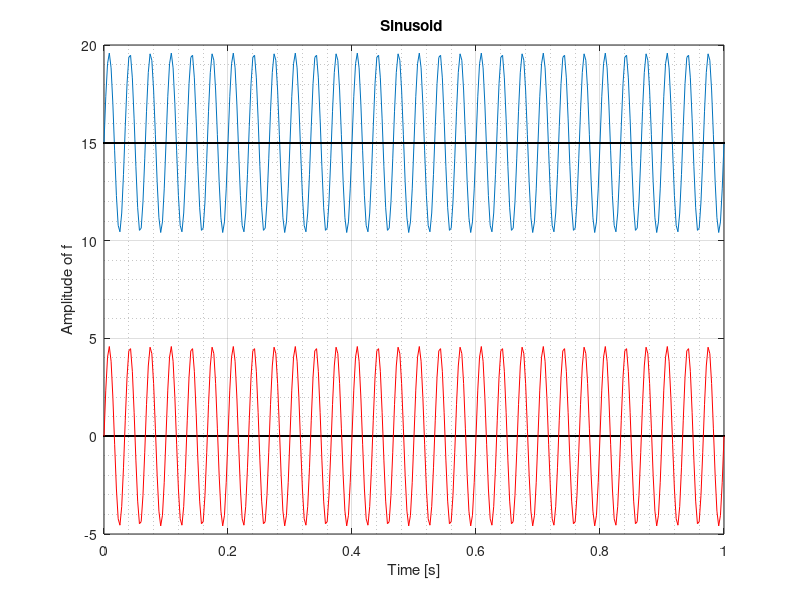
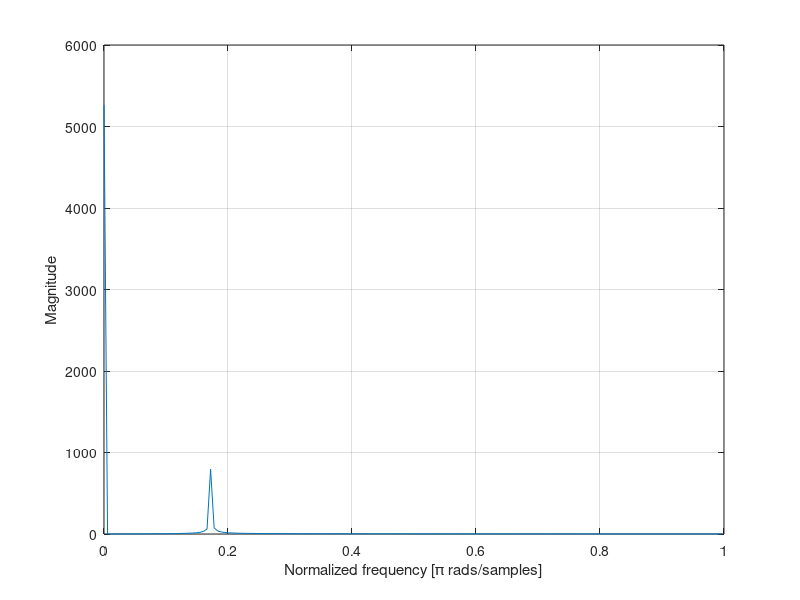
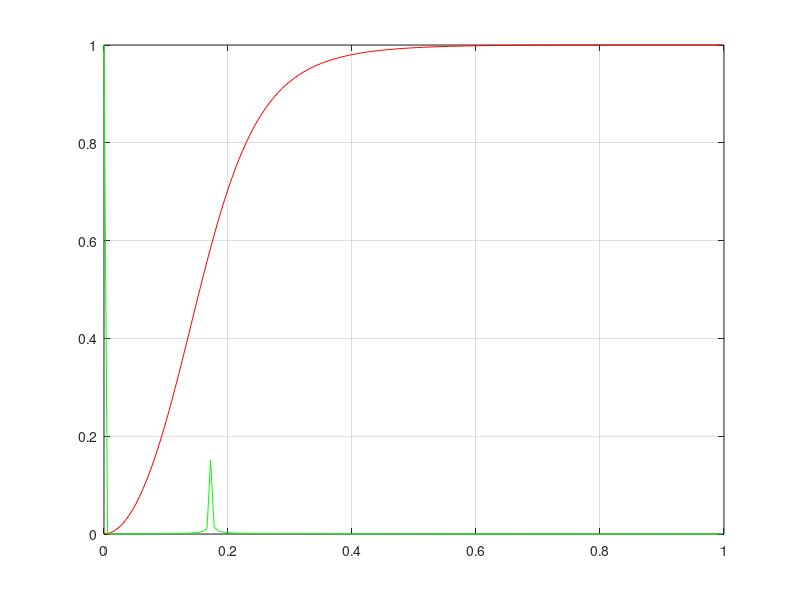
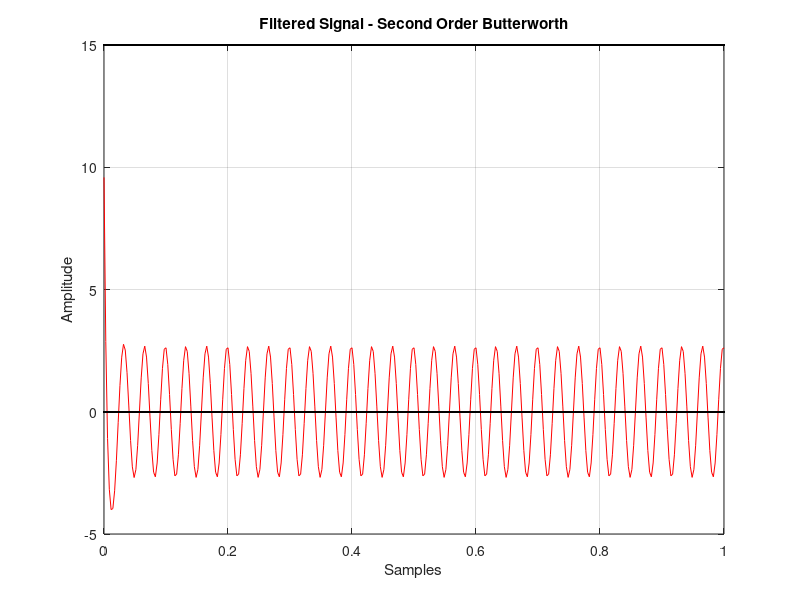

MATLAB code to generate these figures, in order: (Note: a time limit stopped this script after it produced the figures.)
%% Quick HP Filter
%  02/08/15 -> More info @ userk.co.uk

clear all;
clc;

%% IDEAL Signal definition

% Sampling Frequency Fs
Fs = 350;
% Sinusoid frequency
freq = 30;
bias = 15
t = 0:1/Fs:1;

% Generate random values [min,max] = [xm,xM]
xm = 2;
xM = 8;
amp = xm+ (xM-xm).*rand(1,1);

% Use random value for the amplitude
y = amp*sin(2*pi*freq*t) + bias;

yEasy = y - mean(y);

y0 = 0;
y15 = 15;
% Plots raw data vs samples
figure(1);
plot(t,y);
hold on
plot(t,y0,'k','LineWidth',2);
hold on
plot(t,y15,'k');
hold on
plot(t,yEasy,'r');
title('Sinusoid ');
xlabel('Time [s]');
ylabel('Amplitude of f');
grid on
grid minor

%% Analyze signal

% Plots magnitude spectrum of the signal
X_mags=abs(fft(y));
figure(2)
plot(X_mags);
xlabel('DFT Bins');
ylabel('Magnitude');

% Plots first half of DFT (normalized frequency)
num_bins = length(X_mags);
plot(0:1/(num_bins/2 -1):1,X_mags(1:num_bins/2));
grid on
xlabel('Normalized frequency [\pi rads/samples]');
ylabel('Magnitude');

%% Normalize X_mags

X_magsNorm = (X_mags - min(X_mags)) / ( max(X_mags) - min(X_mags) )

%% Filter Design

% Designs a second order filter using a butterworth design guidelines
[b a] = butter(2,0.2,'high');

% Plot the frequency response (normalized frequency)
figure(3)
H = freqz(b,a,floor(num_bins/2));
plot(0:1/(num_bins/2 -1):1, abs(H), 'r');
hold on
grid on
plot(0:1/(num_bins/2 -1):1,X_magsNorm(1:num_bins/2),'g')

%% Filters the signal using coefficients obtained by the butter filter
% design
x_filtered = filter(b,a,y);

% Plots the filtered signal
figure(4)
plot(t,x_filtered,'r')
hold on 
plot(t,y0,'k','LineWidth',2)
hold on 
plot(t,15,'k','LineWidth',2)
grid on
title('Filtered Signal - Second Order Butterworth');
xlabel('Samples');
ylabel('Amplitude');

%% Real Signal definition

% Sampling Frequency Fs
Fs = 350;
% Sinusoid frequency
freq = 30;
bias = 1
maxTime = 2;
t = 0:1/Fs:maxTime;

% Generate random values [min,max] = [xm,xM]
xm = -0.1;
xM = 0.1;
amp = xm+ (xM-xm).*rand(1,Fs*maxTime+1);

% Use random value for the amplitude
y = bias + amp;
y0 = 0;
ybias = bias;
y2 = 2;
% Plots raw data vs samples
figure(5);
plot(t,y);
hold on
plot(t,y0,'k','LineWidth',2);
hold on
plot(t,y2,'k');
hold on
plot(t,ybias,'r');
title('Sinusoid');
xlabel('Time [s]');
ylabel('Amplitude of f');
grid on
grid minor

%% Analyze signal

% Plots magnitude spectrum of the signal
X_mags=abs(fft(y));
figure(6)
plot(X_mags);
xlabel('DFT Bins');
ylabel('Magnitude');

% Plots first half of DFT (normalized frequency)
num_bins = length(X_mags);
plot([0:1/(num_bins/2 -1):1],X_mags(1:num_bins/2))
grid on
xlabel('Normalized frequency [\pi rads/samples]');
ylabel('Magnitude');

%% Normalize X_mags

X_magsNorm = (X_mags - min(X_mags)) / ( max(X_mags) - min(X_mags) )

%% Filter Design

% Designs a second order filter using a butterworth design guidelines
[b a] = butter(2,0.2,'high');

% Plot the frequency response (normalized frequency)
figure(7)
H = freqz(b,a,floor(num_bins/2));
plot(0:1/(num_bins/2 -1):1, abs(H), 'r');
hold on
grid on
plot(0:1/(num_bins/2 -1):1,X_magsNorm(1:num_bins/2),'g')

% Filters the signal using coefficients obtained by the butter filter
% design
x_filtered = filter(b,a,y);

% Plots the filtered signal
figure(8)
plot(t,x_filtered,'r')
hold on 
plot(t,y0,'k','LineWidth',2)
hold on 
plot(t,ybias,'k','LineWidth',2)
grid on
title('Filtered Signal - Second Order Butterworth');
xlabel('Samples');
ylabel('Amplitude');
